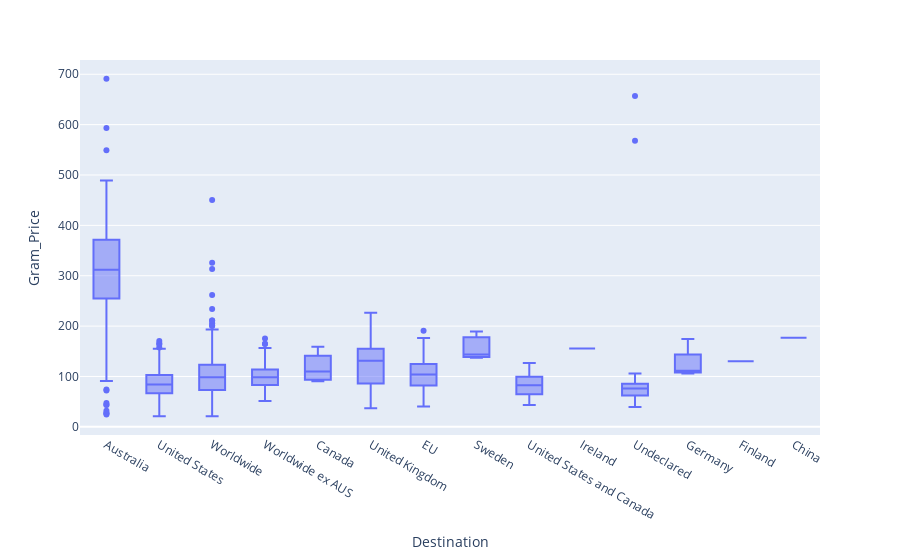

Notebook source saved alongside this figure:
### Code cell
# Proportion

# Boxplot of Gram_Price by Destination Country
destpricefig = px.box(dfcoca, x="Destination", y="Gram_Price")
destpricefig.show()

### Figure 1 — Plotly figure (JSON) as saved in the notebook; plotly's stock layout.template omitted (floating-point values rounded to 4 significant figures; data arrays with more than 128 entries replaced by an {"elided": "..."} marker saying what was removed)
{"data": [{"alignmentgroup": "True", "hovertemplate": "Destination=%{x}<br>Gram_Price=%{y}<extra></extra>", "legendgroup": "", "marker": {"color": "#636efa"}, "name": "", "notched": false, "offsetgroup": "", "orientation": "v", "showlegend": false, "type": "box", "x": {"elided": "1136 str values"}, "x0": " ", "xaxis": "x", "y": {"elided": "1136 float values"}, "y0": " ", "yaxis": "y"}], "layout": {"boxmode": "group", "legend": {"tracegroupgap": 0}, "margin": {"t": 60}, "xaxis": {"anchor": "y", "domain": [0, 1], "title": {"text": "Destination"}}, "yaxis": {"anchor": "x", "domain": [0, 1], "title": {"text": "Gram_Price"}}}}
